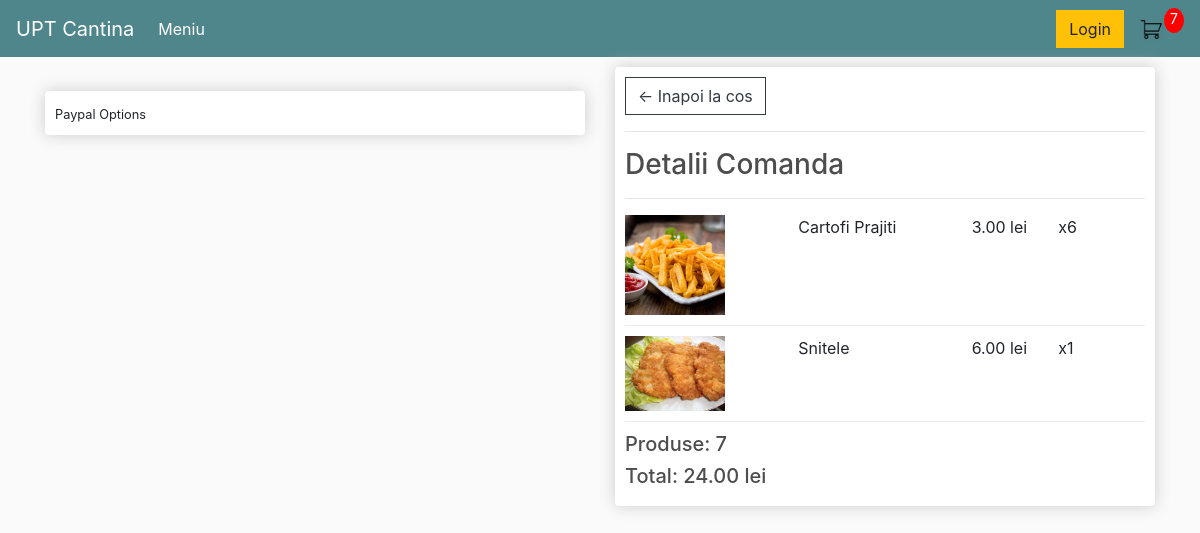
The app's page /checkout/ (signed in) with its own data.
### cantina/models.py (models this page shows, shortened)
class OrderItem(models.Model):
    product = models.ForeignKey(Product, on_delete=models.SET_NULL, blank=True, null=True)
    order = models.ForeignKey(Order, on_delete=models.SET_NULL, blank=True, null=True)
    quantity = models.IntegerField(default=0,null=True,blank=True)
    date_added = models.DateTimeField(auto_now_add=True)
    @property
    def get_total(self):
        total = self.product.price * self.quantity
        return total

class Product(models.Model):
    name = models.CharField(max_length=200, null=True)
    price = models.DecimalField(max_digits=5, decimal_places=2)
    image = models.ImageField(null=True, blank=True)
    @property
    def ImageUrl(self):
        try:
            url = self.image.url
        except:
            url= ''
        return url

class Order(models.Model):
    customer = models.ForeignKey(Customer, on_delete=models.SET_NULL, blank=True, null=True)
    date = models.DateTimeField(auto_now_add=True)
    complete = models.BooleanField(default=False, null=True, blank=False)
    transaction_id = models.CharField(max_length=200, null=True)
    @property
    def get_cart_total(self):
        orderitems = self.orderitem_set.all()
        total = sum([item.get_total for item in orderitems])
        return total
    @property
    def get_cart_items(self):
        orderitems = self.orderitem_set.all()
        total = sum([item.quantity for item in orderitems])
        return total

### cantina/views.py (the view)
# urls.py: path('checkout/',views.checkout,name='checkout'),
def checkout(request):
    data= cartData(request)
    cartItems = data['cartItems']
    order = data['order']
    items = data['items']
    context={'items':items , 'order':order,'cartItems':cartItems}
    return render(request,'cantina/checkout.html',context)

### cantina/utils.py (called while the page is built)
def cartData(request):
    if request.user.is_authenticated:
        customer = request.user.customer
        order,created = Order.objects.get_or_create(customer=customer, complete=False)
        items = order.orderitem_set.all()
        cartItems = order.get_cart_items
    else:
        cookieData = cookieCart(request)
        cartItems = cookieData['cartItems']
        order = cookieData['order']
        items = cookieData['items']
    return {'cartItems':cartItems,'order':order,'items':items}

### templates/cantina/checkout.html (shortened to what this page needs)
{% extends 'cantina/navigation.html' %}
{% load static %}
{% block content %}
     <div class="row">
		<div class="col-lg-6">
			<br>
			<div class="box-element hidden" id="payment-info">
				<small>Paypal Options</small>
			</div>
		</div>
		<div class="col-lg-6">
			<div class="box-element">
				<a  class="btn btn-outline-dark" href="{% url 'cart' %}">&#x2190; Inapoi la cos</a>
				<hr>
				<h3>Detalii Comanda</h3>
				<hr>
        {% for item in items %}
				<div class="cart-row">
					<div style="flex:2"><img class="row-image" src="{{item.product.ImageUrl}}"></div>
					<div style="flex:2"><p>{{item.product.name}}</p></div>
					<div style="flex:1"><p>{{item.product.price}} lei</p></div>
					<div style="flex:1"><p>x{{item.quantity}}</p></div>
				</div>
        {% endfor %}
				<h5>Produse:   {{order.get_cart_items}}</h5>
				<h5>Total:  {{order.get_cart_total}} lei</h5>
			</div>
		</div>
	</div>
{% endblock content %}

### static/css/main.css (style rules this page uses)
body { background-color: hsl(0, 0%, 98%); }
h1,h2,h3,h4,h5,h6 { color:hsl(0, 0%, 30%); }
.box-element { box-shadow:hsl(0, 0%, 80%) 0 0 16px; background-color: #fff; border-radius: 4px; padding: 10px; }
.col-lg-4, .col-lg-6, .col-lg-8, .col-lg-12 { margin-top: 10px; }
.btn { border-radius: 0; }
.row-image { width: 100px; }
.cart-row { display: flex; align-items: flex-stretch; padding-bottom: 10px; margin-bottom: 10px; border-bottom: 1px solid #ececec; }

### records on screen
OrderItem: product.ImageUrl (picture), product.name "Cartofi Prajiti", product.price "3.00", quantity "6"
OrderItem: product.ImageUrl (picture), product.name "Snitele", product.price "6.00", quantity "1"
Order: get_cart_items "7", get_cart_total "24.00"

### other values on screen
{{ cartItems }} "7"
